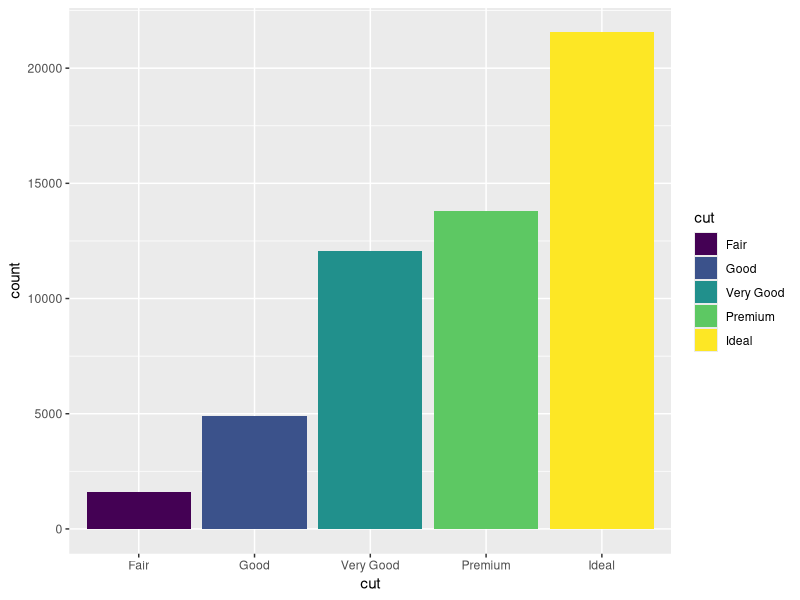
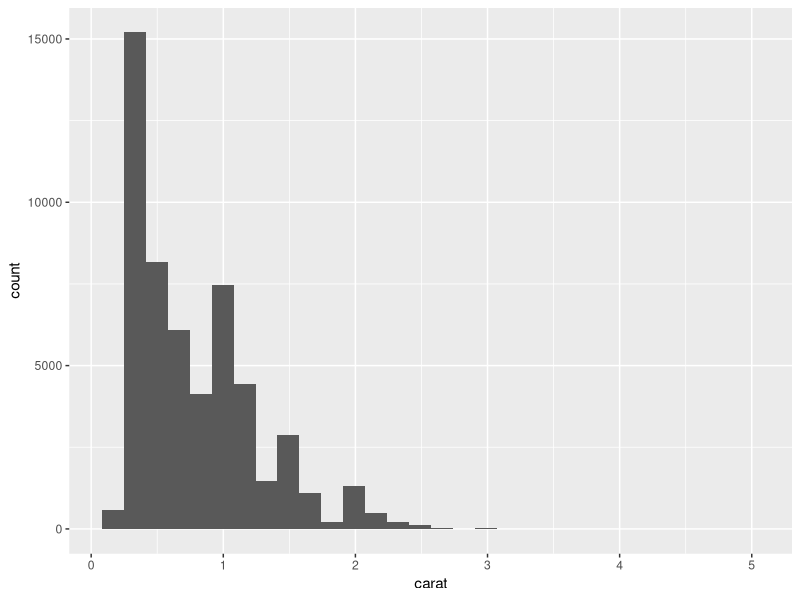
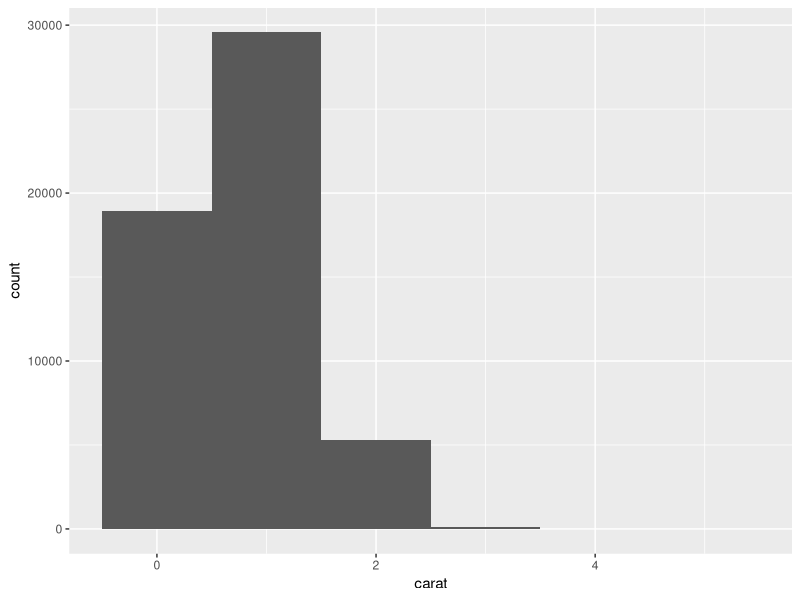
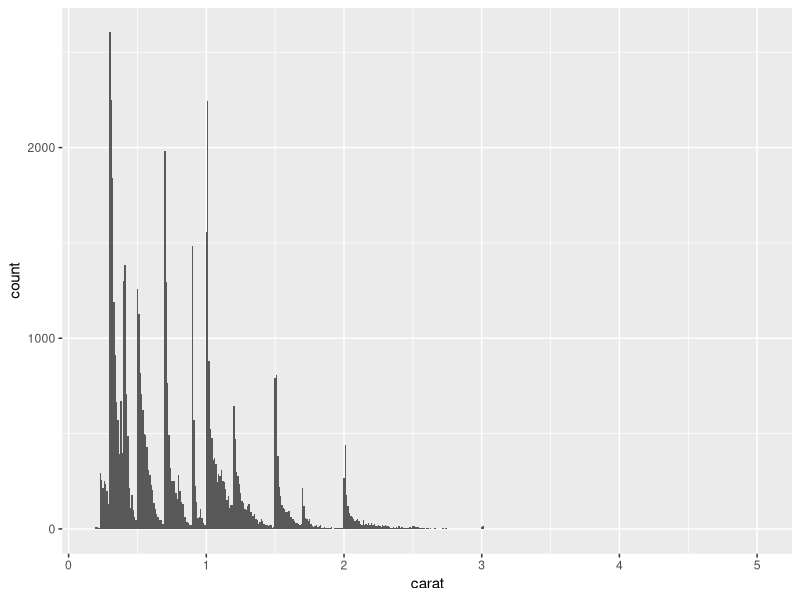
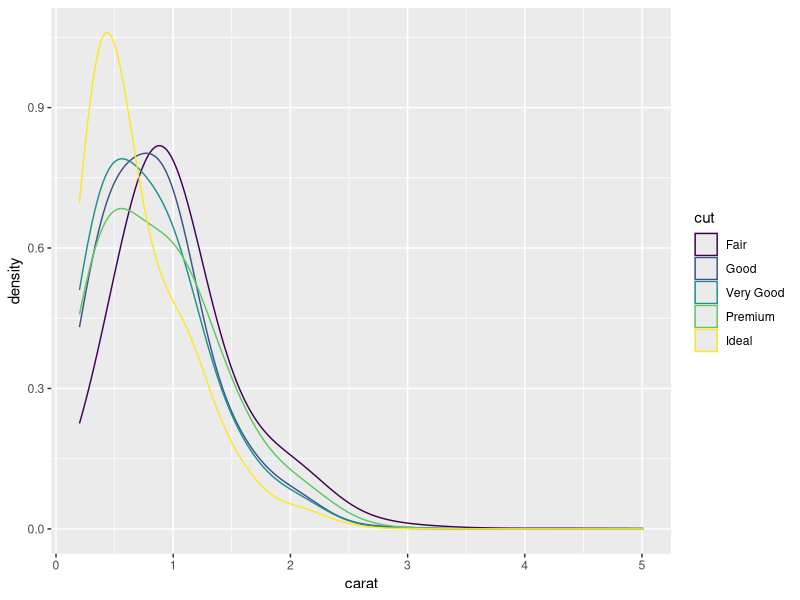
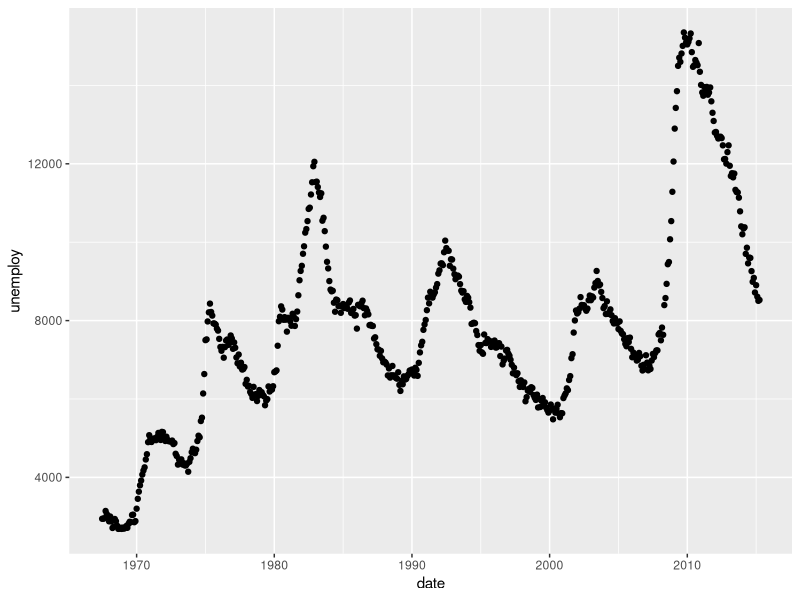
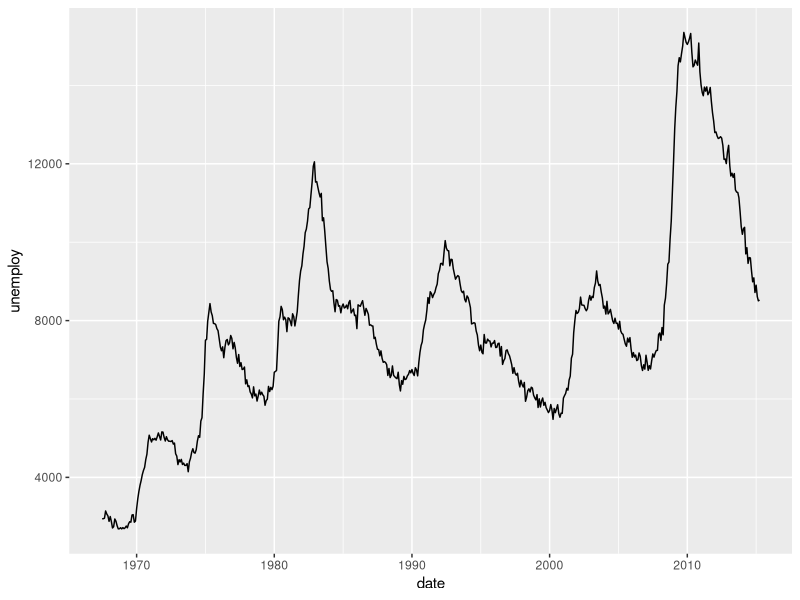
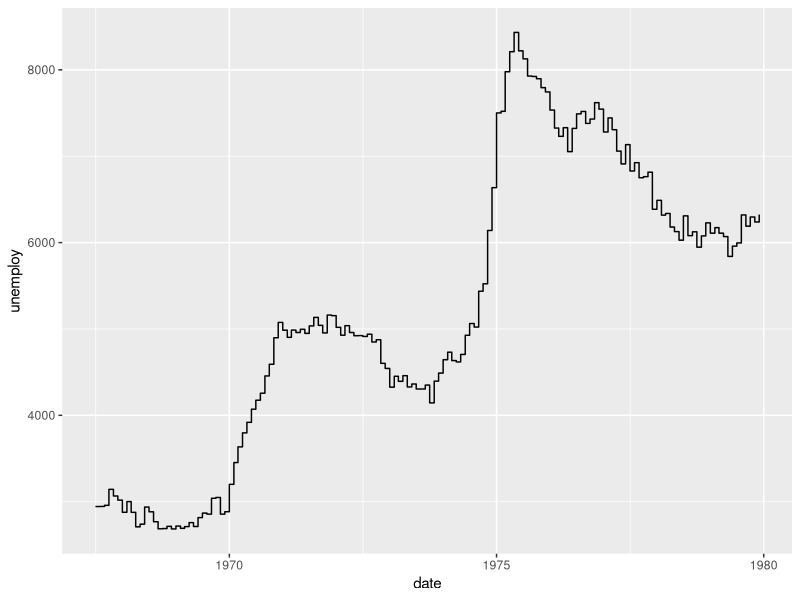

The R source for these figures, in order:
## ---- chunk 1
library(ggplot2)
ggplot(data = diamonds) +
        geom_bar(mapping = aes(x = cut,fill = cut))
#You can compute counts of discrete variables using R's table() function.
table(diamonds$cut)
## ---- chunk 2
ggplot(data = diamonds) +
        geom_histogram(aes(x = carat))
# Compare plots
ggplot(data = diamonds) +
        geom_histogram(aes(x = carat), binwidth = 1)

ggplot(data = diamonds) +
  geom_histogram(aes(x = carat), binwidth = 0.01)

# geom_density: displays  densitydensity —not  countcount —on the y axis, which makes it easier to compare the shape of the distributions of multiple subgroups; the area under each curve will be normalized to one, no matter how many total observations occur in the subgroup

ggplot(data = diamonds) +
  geom_density(aes(x = carat, color = cut), kernel = "gaussian", adjust = 4)
## ---- chunk 3
ggplot(data = economics) +
  geom_point(aes(x = date, y = unemploy))

#geom_line makes the relationship clear
ggplot(data = economics) +
  geom_line(aes(x = date, y = unemploy))

#Use geom_step() to turn a line chart into a step function
ggplot(data = economics[1:150, ]) +
  geom_step(aes(x = date, y = unemploy))

# geom_area() creates a line chart with a filled area under the line.
ggplot(data = economics) +
  geom_area(aes(x = date, y = unemploy))
## ---- chunk 4
ggplot(data = mpg) +
  geom_point(mapping = aes(x = displ, y = hwy))

# jitter adjustment is so useful that ggplot2 provides the geom_jitter()
ggplot(data = mpg) +
  geom_jitter(mapping = aes(x = displ, y = hwy))

# geom_rug() adds a tickmark along each axis for each value observed in the data. 
ggplot(data = mpg) +
  geom_point(mapping = aes(x = displ, y = hwy)) +
  geom_rug(mapping = aes(x = displ, y = hwy), position = "jitter")
## ---- chunk 5
ggplot(data = diamonds) +
  geom_point(mapping = aes(x = carat, y = price)) +
  geom_smooth(mapping = aes(x = carat, y = price))

# geom_smooth() will add a loess line to your data if the data contains less than 1000 points, otherwise it will fit a general additive model to your data with a cubic regression spline, and plot the resulting model line.
# Use the method argument of geom_smooth() to add a specific type of model line to your data.
# By default, geom_smooth() will use the formula y ~ x to model your data. You can modify this formula by setting the formula argument to a different formula.

ggplot(data = diamonds) +
  geom_point(mapping = aes(x = carat, y = price)) +
  geom_smooth(mapping = aes(x = carat, y = price), 
    method = lm, formula = y ~ poly(x, 4))
#avoid being fooled by also inspecting the raw data or calculating the correlation between your variables, e.g. cor(diamonds$carat, diamonds$price)
